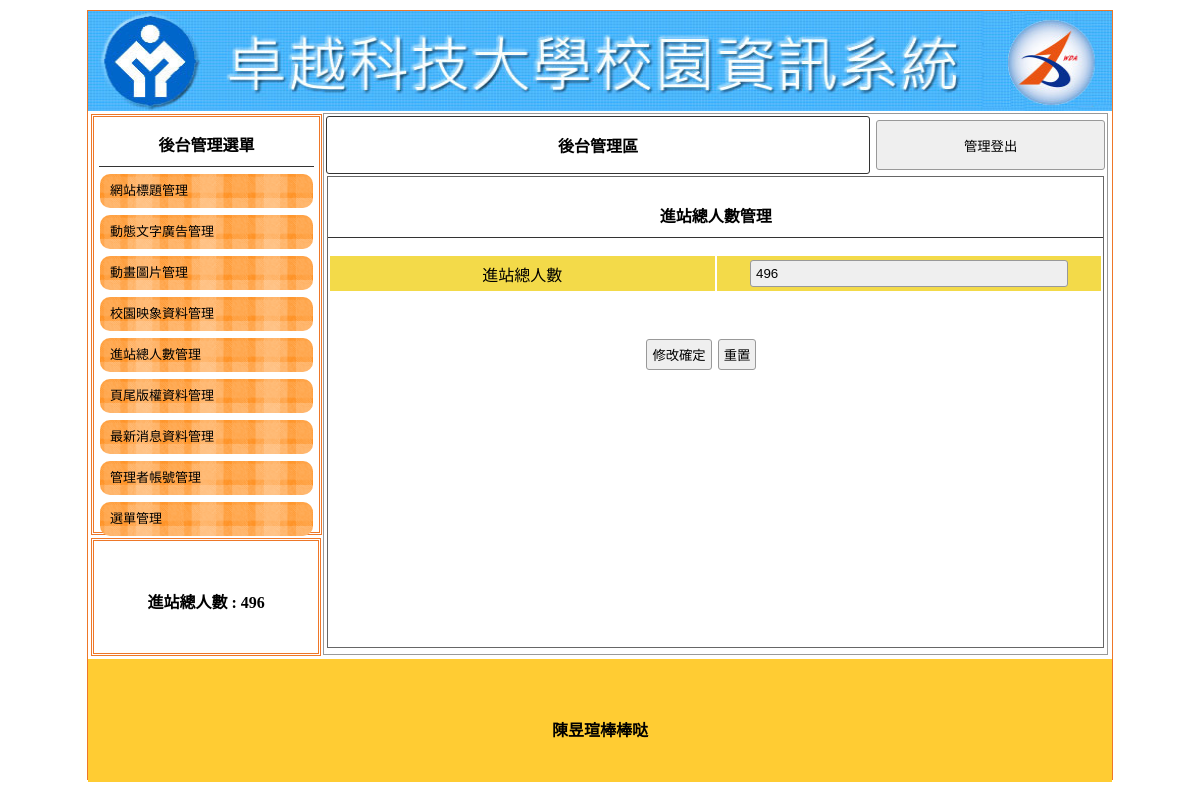
Before: /admin.php?do=admin&redo=total with the older database file.
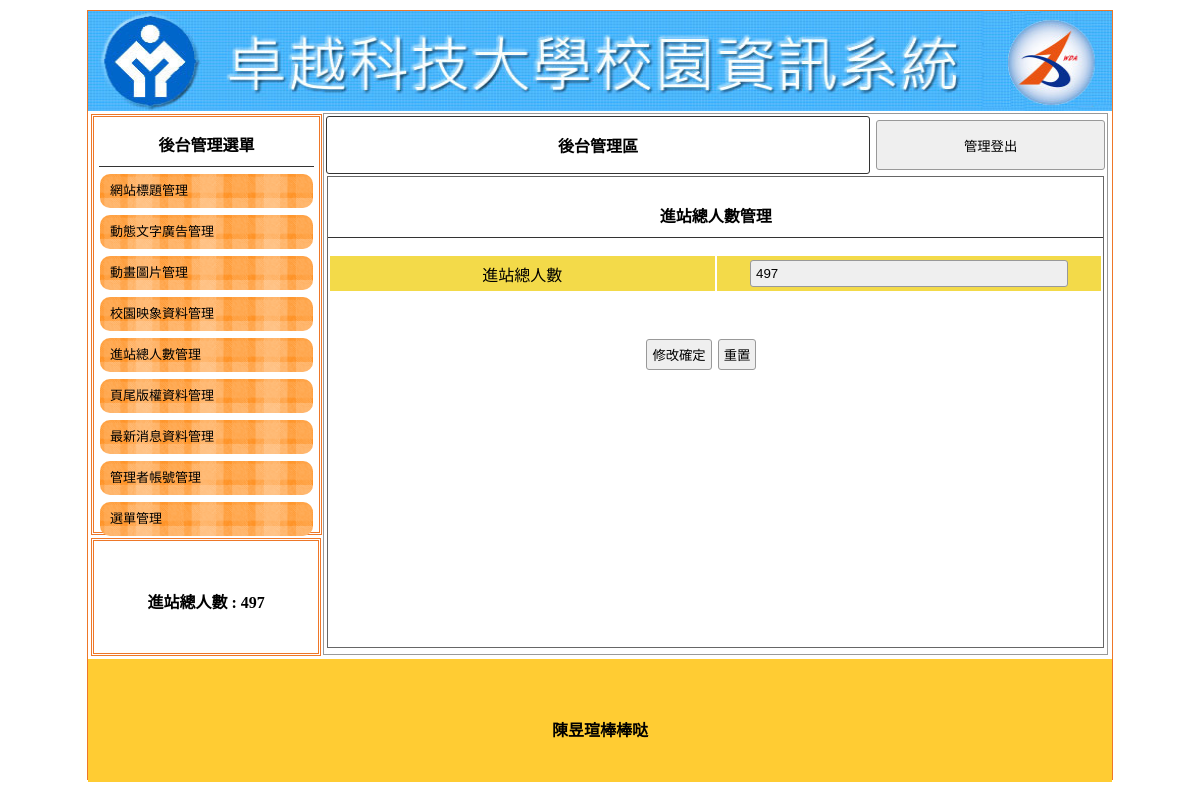
After: the same page with the newer database file.
### tables this page shows
CREATE TABLE `people` (
  `people_seq` int(10) UNSIGNED NOT NULL,
  `people_num` int(10) NOT NULL
);

### bannerpic.php (the view)
<?php
$sql = "select * from a_title where a_title_display ='1'";
$c1 = mysqli_query($link,$sql);
$c2 = mysqli_fetch_assoc($c1);
$bannerimg = $c2["a_title_img"];
?>
<a href="index.php"><div class="ti">
<img src="img/<?=$bannerimg?>" height="100px" width="1024px" />
</div></a>

### people.php (shortened to what this page needs)
<?php
if(empty($_SESSION["login"])){
    $sql = "update people set people_num = people_num + 1";
    mysqli_query($link,$sql);
}
$sql = "select * from people" ;
$c1 = mysqli_query($link,$sql);
$c2 = mysqli_fetch_assoc($c1);
echo $c2["people_num"];
?>

### a_people.php (shortened to what this page needs)
							   <div style="width:99%; height:87%; margin:auto; overflow:auto; border:#666 1px solid;">
                                    <p class="t cent botli">進站總人數管理</p>
        <form method="POST" >
    <table width="100%">
    <?php
$sql = "select * from people " ;
$c1 = mysqli_query($link,$sql) ;
$c2 = mysqli_fetch_assoc($c1) ;
?>
    	<tr class="yel">
        	<td width="50%">進站總人數</td><td width="50%"><input style="width:80%;" name="txt" type="text" value="<?=$c2['people_num']?>" ></td>
                    </tr>
  </table>
           <table style="margin-top:40px; width:70%;">
     <tr>
      <td width="200px"><td class="cent"><input type="submit" value="修改確定"><input type="reset" value="重置"></td>
     </tr>
    </table>
        </form>
                                    </div>

Changed rows visible on the page:
changed people: people_num "496" → "497"; txt "496" → "497"
